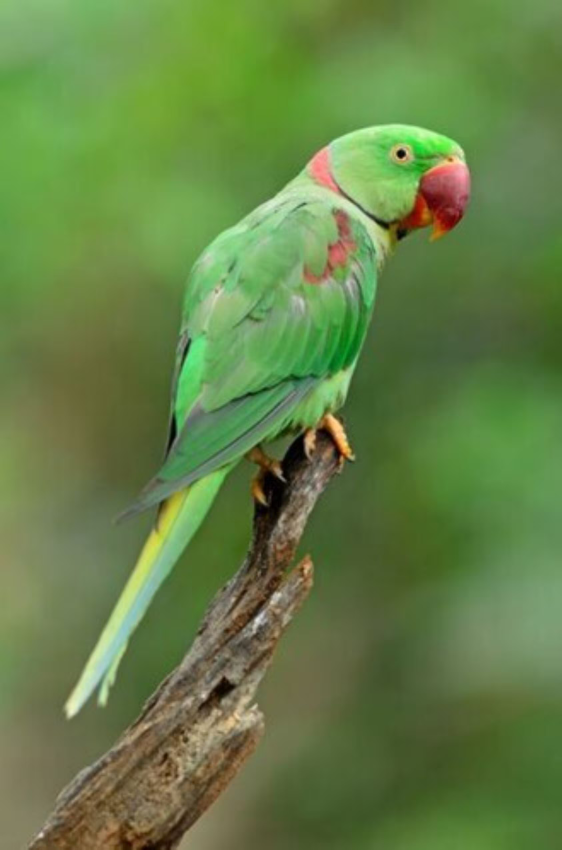
#> input picture data/parrot.jpg, 1684 x 2549 px (shown at 1/3 size)
$ python colorspaces.py
#> lines starting #> are read from the running program, lines starting #| are printed output that depends on the picture
import os
import cv2

image_path = os.path.join('.','data','parrot.jpg')

img = cv2.imread(image_path)
#> img is the input picture: shape (2549, 1684, 3); mean B, G, R 70.5, 128.3, 100.6
resized_img = cv2.resize(img, (640,480))
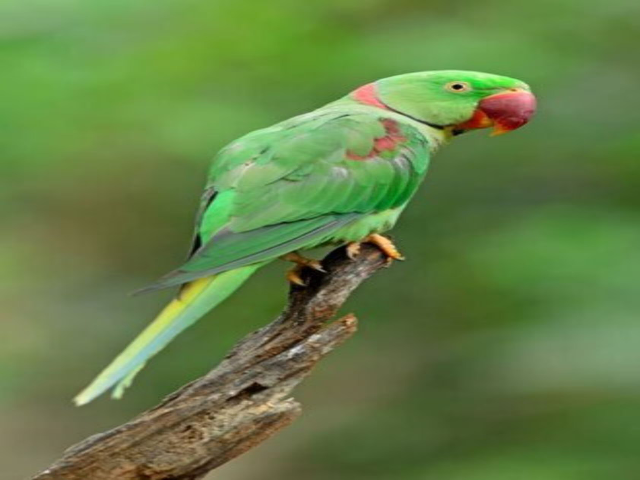
#> resized_img: shape (480, 640, 3); mean B, G, R 70.5, 128.3, 100.5

img_rgb = cv2.cvtColor(resized_img, cv2.COLOR_BGR2RGB)
img_gray = cv2.cvtColor(resized_img, cv2.COLOR_BGR2GRAY)
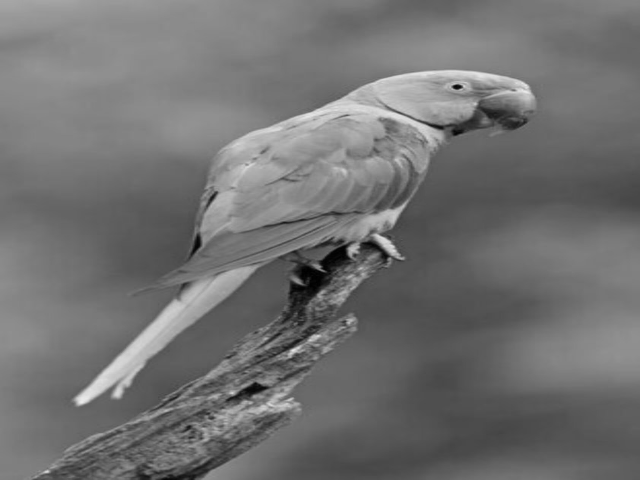
#> img_gray: shape (480, 640); min 0, max 233, mean 113.4
img_hsv = cv2.cvtColor(resized_img, cv2.COLOR_BGR2HSV)
#> img_hsv: shape (480, 640, 3); mean H, S, V 43.2, 119.3, 130.6

print(resized_img.shape)
#| (480, 640, 3)

cv2.imshow('image',resized_img)
cv2.imshow('image_rgb',img_rgb)
cv2.imshow('image_gray',img_gray)
cv2.imshow('image_hsv',img_hsv)
cv2.waitKey(0)
